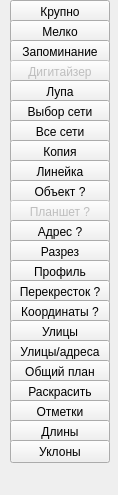
<?xml version="1.0" encoding="UTF-8"?>
<ui version="4.0">
 <class>waOldStyleDockWidget</class>
 <widget class="QDockWidget" name="waOldStyleDockWidget">
  <property name="geometry">
   <rect>
    <x>0</x>
    <y>0</y>
    <width>118</width>
    <height>495</height>
   </rect>
  </property>
  <property name="windowTitle">
   <string>Действия (старомодн.)</string>
  </property>
  <widget class="QWidget" name="dockWidgetContents">
   <widget class="QPushButton" name="pushButton">
    <property name="geometry">
     <rect>
      <x>10</x>
      <y>0</y>
      <width>100</width>
      <height>23</height>
     </rect>
    </property>
    <property name="maximumSize">
     <size>
      <width>100</width>
      <height>16777215</height>
     </size>
    </property>
    <property name="baseSize">
     <size>
      <width>0</width>
      <height>0</height>
     </size>
    </property>
    <property name="text">
     <string>Крупно</string>
    </property>
   </widget>
   <widget class="QPushButton" name="pushButton_2">
    <property name="geometry">
     <rect>
      <x>10</x>
      <y>20</y>
      <width>100</width>
      <height>23</height>
     </rect>
    </property>
    <property name="maximumSize">
     <size>
      <width>100</width>
      <height>16777215</height>
     </size>
    </property>
    <property name="baseSize">
     <size>
      <width>0</width>
      <height>0</height>
     </size>
    </property>
    <property name="text">
     <string>Мелко</string>
    </property>
   </widget>
   <widget class="QPushButton" name="pushButton_3">
    <property name="geometry">
     <rect>
      <x>10</x>
      <y>40</y>
      <width>100</width>
      <height>23</height>
     </rect>
    </property>
    <property name="maximumSize">
     <size>
      <width>100</width>
      <height>16777215</height>
     </size>
    </property>
    <property name="baseSize">
     <size>
      <width>0</width>
      <height>0</height>
     </size>
    </property>
    <property name="text">
     <string>Запоминание</string>
    </property>
   </widget>
   <widget class="QPushButton" name="pushButton_4">
    <property name="enabled">
     <bool>false</bool>
    </property>
    <property name="geometry">
     <rect>
      <x>10</x>
      <y>60</y>
      <width>100</width>
      <height>23</height>
     </rect>
    </property>
    <property name="maximumSize">
     <size>
      <width>100</width>
      <height>16777215</height>
     </size>
    </property>
    <property name="baseSize">
     <size>
      <width>0</width>
      <height>0</height>
     </size>
    </property>
    <property name="text">
     <string>Дигитайзер</string>
    </property>
   </widget>
   <widget class="QPushButton" name="pushButton_5">
    <property name="geometry">
     <rect>
      <x>10</x>
      <y>80</y>
      <width>100</width>
      <height>23</height>
     </rect>
    </property>
    <property name="maximumSize">
     <size>
      <width>100</width>
      <height>16777215</height>
     </size>
    </property>
    <property name="baseSize">
     <size>
      <width>0</width>
      <height>0</height>
     </size>
    </property>
    <property name="text">
     <string>Лупа</string>
    </property>
   </widget>
   <widget class="QPushButton" name="pushButton_6">
    <property name="geometry">
     <rect>
      <x>10</x>
      <y>100</y>
      <width>100</width>
      <height>23</height>
     </rect>
    </property>
    <property name="maximumSize">
     <size>
      <width>100</width>
      <height>16777215</height>
     </size>
    </property>
    <property name="baseSize">
     <size>
      <width>0</width>
      <height>0</height>
     </size>
    </property>
    <property name="text">
     <string>Выбор сети</string>
    </property>
   </widget>
   <widget class="QPushButton" name="pushButton_7">
    <property name="geometry">
     <rect>
      <x>10</x>
      <y>120</y>
      <width>100</width>
      <height>23</height>
     </rect>
    </property>
    <property name="maximumSize">
     <size>
      <width>100</width>
      <height>16777215</height>
     </size>
    </property>
    <property name="baseSize">
     <size>
      <width>0</width>
      <height>0</height>
     </size>
    </property>
    <property name="text">
     <string>Все сети</string>
    </property>
   </widget>
   <widget class="QPushButton" name="pushButton_8">
    <property name="geometry">
     <rect>
      <x>10</x>
      <y>140</y>
      <width>100</width>
      <height>23</height>
     </rect>
    </property>
    <property name="maximumSize">
     <size>
      <width>100</width>
      <height>16777215</height>
     </size>
    </property>
    <property name="baseSize">
     <size>
      <width>0</width>
      <height>0</height>
     </size>
    </property>
    <property name="text">
     <string>Копия</string>
    </property>
   </widget>
   <widget class="QPushButton" name="pushButton_9">
    <property name="geometry">
     <rect>
      <x>10</x>
      <y>160</y>
      <width>100</width>
      <height>23</height>
     </rect>
    </property>
    <property name="maximumSize">
     <size>
      <width>100</width>
      <height>16777215</height>
     </size>
    </property>
    <property name="baseSize">
     <size>
      <width>0</width>
      <height>0</height>
     </size>
    </property>
    <property name="text">
     <string>Линейка</string>
    </property>
   </widget>
   <widget class="QPushButton" name="pushButton_10">
    <property name="geometry">
     <rect>
      <x>10</x>
      <y>180</y>
      <width>100</width>
      <height>23</height>
     </rect>
    </property>
    <property name="maximumSize">
     <size>
      <width>100</width>
      <height>16777215</height>
     </size>
    </property>
    <property name="baseSize">
     <size>
      <width>0</width>
      <height>0</height>
     </size>
    </property>
    <property name="text">
     <string>Объект ?</string>
    </property>
   </widget>
   <widget class="QPushButton" name="pushButton_11">
    <property name="enabled">
     <bool>false</bool>
    </property>
    <property name="geometry">
     <rect>
      <x>10</x>
      <y>200</y>
      <width>100</width>
      <height>23</height>
     </rect>
    </property>
    <property name="maximumSize">
     <size>
      <width>100</width>
      <height>16777215</height>
     </size>
    </property>
    <property name="baseSize">
     <size>
      <width>0</width>
      <height>0</height>
     </size>
    </property>
    <property name="text">
     <string>Планшет ?</string>
    </property>
   </widget>
   <widget class="QPushButton" name="pushButton_12">
    <property name="geometry">
     <rect>
      <x>10</x>
      <y>220</y>
      <width>100</width>
      <height>23</height>
     </rect>
    </property>
    <property name="maximumSize">
     <size>
      <width>100</width>
      <height>16777215</height>
     </size>
    </property>
    <property name="baseSize">
     <size>
      <width>0</width>
      <height>0</height>
     </size>
    </property>
    <property name="text">
     <string>Адрес ?</string>
    </property>
   </widget>
   <widget class="QPushButton" name="pushButton_13">
    <property name="geometry">
     <rect>
      <x>10</x>
      <y>240</y>
      <width>100</width>
      <height>23</height>
     </rect>
    </property>
    <property name="maximumSize">
     <size>
      <width>100</width>
      <height>16777215</height>
     </size>
    </property>
    <property name="baseSize">
     <size>
      <width>0</width>
      <height>0</height>
     </size>
    </property>
    <property name="text">
     <string>Разрез</string>
    </property>
   </widget>
   <widget class="QPushButton" name="pushButton_14">
    <property name="geometry">
     <rect>
      <x>10</x>
      <y>260</y>
      <width>100</width>
      <height>23</height>
     </rect>
    </property>
    <property name="maximumSize">
     <size>
      <width>100</width>
      <height>16777215</height>
     </size>
    </property>
    <property name="baseSize">
     <size>
      <width>0</width>
      <height>0</height>
     </size>
    </property>
    <property name="text">
     <string>Профиль</string>
    </property>
   </widget>
   <widget class="QPushButton" name="pushButton_15">
    <property name="geometry">
     <rect>
      <x>10</x>
      <y>280</y>
      <width>100</width>
      <height>23</height>
     </rect>
    </property>
    <property name="maximumSize">
     <size>
      <width>100</width>
      <height>16777215</height>
     </size>
    </property>
    <property name="baseSize">
     <size>
      <width>0</width>
      <height>0</height>
     </size>
    </property>
    <property name="text">
     <string>Перекресток ?</string>
    </property>
   </widget>
   <widget class="QPushButton" name="pushButton_16">
    <property name="geometry">
     <rect>
      <x>10</x>
      <y>300</y>
      <width>100</width>
      <height>23</height>
     </rect>
    </property>
    <property name="maximumSize">
     <size>
      <width>100</width>
      <height>16777215</height>
     </size>
    </property>
    <property name="baseSize">
     <size>
      <width>0</width>
      <height>0</height>
     </size>
    </property>
    <property name="text">
     <string>Координаты ?</string>
    </property>
   </widget>
   <widget class="QPushButton" name="pushButton_17">
    <property name="geometry">
     <rect>
      <x>10</x>
      <y>320</y>
      <width>100</width>
      <height>23</height>
     </rect>
    </property>
    <property name="maximumSize">
     <size>
      <width>100</width>
      <height>16777215</height>
     </size>
    </property>
    <property name="baseSize">
     <size>
      <width>0</width>
      <height>0</height>
     </size>
    </property>
    <property name="text">
     <string>Улицы</string>
    </property>
   </widget>
   <widget class="QPushButton" name="pushButton_18">
    <property name="geometry">
     <rect>
      <x>10</x>
      <y>340</y>
      <width>100</width>
      <height>23</height>
     </rect>
    </property>
    <property name="maximumSize">
     <size>
      <width>100</width>
      <height>16777215</height>
     </size>
    </property>
    <property name="text">
     <string>Улицы/адреса</string>
    </property>
   </widget>
   <widget class="QPushButton" name="pushButton_19">
    <property name="geometry">
     <rect>
      <x>10</x>
      <y>360</y>
      <width>100</width>
      <height>23</height>
     </rect>
    </property>
    <property name="maximumSize">
     <size>
      <width>100</width>
      <height>16777215</height>
     </size>
    </property>
    <property name="text">
     <string>Общий план</string>
    </property>
   </widget>
   <widget class="QPushButton" name="pushButton_20">
    <property name="geometry">
     <rect>
      <x>10</x>
      <y>380</y>
      <width>100</width>
      <height>23</height>
     </rect>
    </property>
    <property name="maximumSize">
     <size>
      <width>100</width>
      <height>16777215</height>
     </size>
    </property>
    <property name="text">
     <string>Раскрасить</string>
    </property>
   </widget>
   <widget class="QPushButton" name="pushButton_21">
    <property name="geometry">
     <rect>
      <x>10</x>
      <y>400</y>
      <width>100</width>
      <height>23</height>
     </rect>
    </property>
    <property name="maximumSize">
     <size>
      <width>100</width>
      <height>16777215</height>
     </size>
    </property>
    <property name="text">
     <string>Отметки</string>
    </property>
   </widget>
   <widget class="QPushButton" name="pushButton_22">
    <property name="geometry">
     <rect>
      <x>10</x>
      <y>420</y>
      <width>100</width>
      <height>23</height>
     </rect>
    </property>
    <property name="maximumSize">
     <size>
      <width>100</width>
      <height>16777215</height>
     </size>
    </property>
    <property name="text">
     <string>Длины</string>
    </property>
   </widget>
   <widget class="QPushButton" name="pushButton_23">
    <property name="geometry">
     <rect>
      <x>10</x>
      <y>440</y>
      <width>100</width>
      <height>23</height>
     </rect>
    </property>
    <property name="maximumSize">
     <size>
      <width>100</width>
      <height>16777215</height>
     </size>
    </property>
    <property name="text">
     <string>Уклоны</string>
    </property>
   </widget>
  </widget>
 </widget>
 <resources/>
 <connections/>
</ui>
